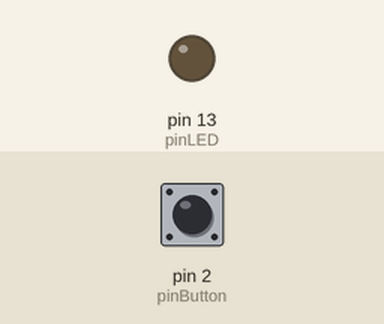
Simulated run of this sketch. Board: Arduino Uno, built with avr-gcc and run on an emulated ATmega328P. On the bench: output pins drawn as LEDs (lit = HIGH). The test bench sets the inputs (shaded band); at power-on: pin 2 (pinButton) LOW.

Above: at 1.2 s.
1.3 s: pin 2 (pinButton) pulled HIGH for 0.15 s
At 1.37 s:
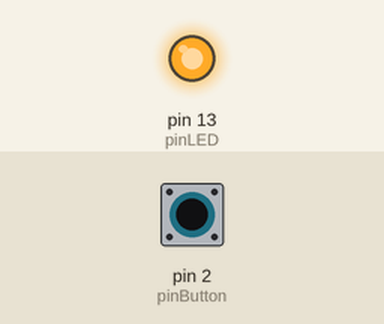
2.9 s: pin 2 (pinButton) pulled HIGH for 3.2 s
At 7.5 s:
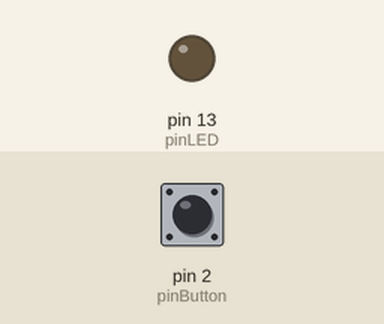
Timing chart, 0 to 9.0 s (numbered marks = the images above; inputs shaded):
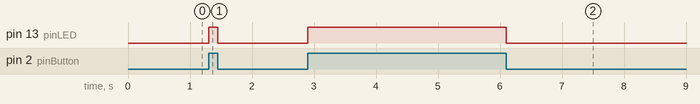

Measured:
- after the input at 1.3 s, pin 13 (pinLED): LOW → HIGH at once, → LOW 0.15 s later
- after the input at 2.9 s, pin 13 (pinLED): LOW → HIGH at once, → LOW 3.2 s later

The sketch:

sketch_sep25a.ino
```cpp
const int pinLED =13;
const int pinButton =2;


void setup() {
  // put your setup code here, to run once:
  pinMode(pinLED, OUTPUT);
  pinMode(pinButton, INPUT);

}

void loop() {
  // put your main code here, to run repeatedly:

  if(digitalRead(pinButton) ==HIGH)
    digitalWrite(pinLED, HIGH);
  else
    digitalWrite(pinLED, LOW);

}
```
